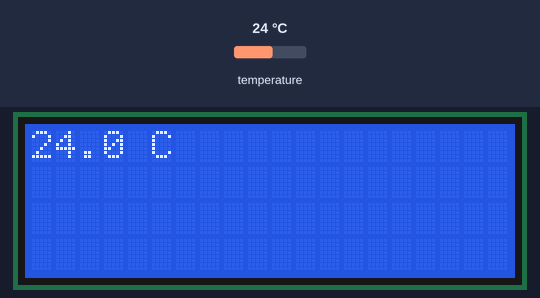
The program below on a simulated Raspberry Pi Pico running MicroPython. On the bench: 20×4 character LCD. The test bench sets the inputs (shaded band); at power-on: temperature 24 °C. Library files of the repository ran but are not shown: lcd_api.py, pico_i2c_lcd.py.

Above: at 3.4 s.
3.5 s: temperature set to 12 °C
At 5.2 s:
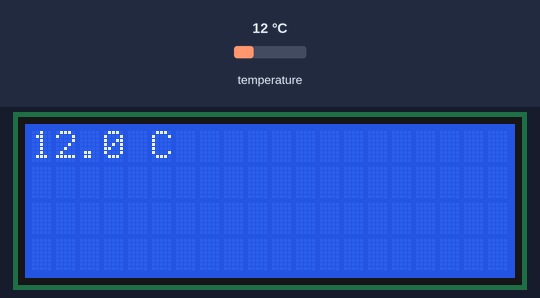
7.9 s: temperature set to 19 °C
13.2 s: temperature set to 28 °C
At 15.6 s:
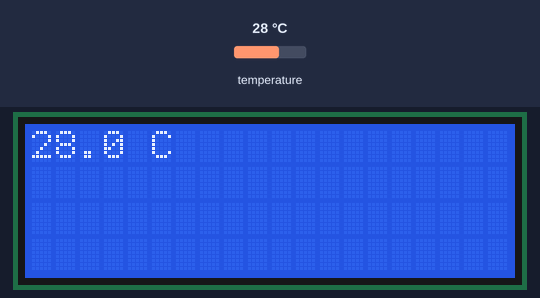
Timing chart, 0 to 17.1 s (numbered marks = the images above; inputs shaded):
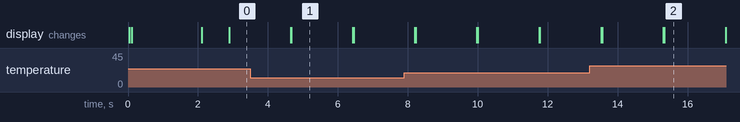

The program:

main.orig.py
```python
import time
import utime
import machine
import onewire
import ds18x20
from machine import I2C, Pin
from lcd_api import LcdApi
from pico_i2c_lcd import I2cLcd

sensor_ds_pin = machine.Pin(22)

LCD_I2C_ADDR     = 39
LCD_I2C_NUM_ROWS = 4
LCD_I2C_NUM_COLS = 20

lcdi2c = I2C(0, sda=machine.Pin(0), scl=machine.Pin(1), freq=400000)
lcd = I2cLcd(lcdi2c, LCD_I2C_ADDR, LCD_I2C_NUM_ROWS, LCD_I2C_NUM_COLS)

def startscreen():
    lcd.clear()
    lcd.move_to(0,0)
    lcd.putstr("KF Soil Temperature")
    lcd.move_to(0,1)
    lcd.putstr("Probe")
    utime.sleep(2)
    lcd.clear()

ds_sensor = ds18x20.DS18X20(onewire.OneWire(sensor_ds_pin))
roms = ds_sensor.scan()

def show_temp():
    while True:
      ds_sensor.convert_temp()
      time.sleep_ms(750)
      for rom in roms:
        #print(rom)
        #print(ds_sensor.read_temp(rom))
        lcd.clear()
        lcd.move_to(0,0)
        lcd.putstr(f"{ds_sensor.read_temp(rom):.1f} C")
      time.sleep(1)

startscreen()
show_temp()
```

Measured:
- after the input at 3.5 s, the display: first differs from a run without the input after 1.2 s (image 1)
- after the input at 13.2 s, the display: first differs from a run without the input after 2.1 s (image 2)
- what the display in image 1 shows lasts 1.7 s, from 4.7 s to 6.4 s
